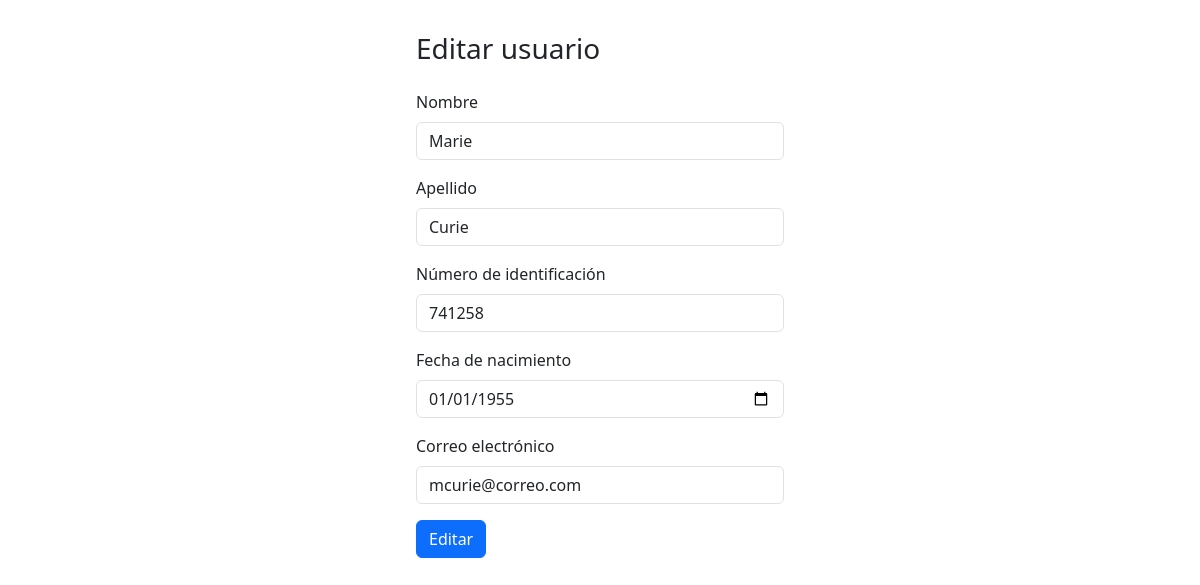
/editarUsuario-view.php?id=7, run on the app's committed database.
### tables this page shows
CREATE TABLE `persona` (
  `id` int(11) NOT NULL,
  `nombre` varchar(200) NOT NULL,
  `apellido` varchar(200) NOT NULL,
  `cc` int(100) NOT NULL,
  `fecha_nac` date NOT NULL,
  `email` varchar(200) NOT NULL
);

### controller/editar.php (called while the page is built, shortened)
<?php
include_once (__DIR__ . '/../model/conexion.php');
include_once (__DIR__ . '/../model/obtenerDatos.php');
if ($_SERVER['REQUEST_METHOD'] === 'POST') {
    var_dump($_POST);
    $id = $_POST['id'] ?? null;
    if (empty($id) || !is_numeric($id) || intval($id) <= 0) {
        die("ID no válido o no proporcionado.");
    }
    $id = intval($id);
    $id = $_POST["id"] ?? null;
    $nombre = $_POST["nombre"] ?? null;
    $apellido = $_POST["apellido"] ?? null;
    $cc = $_POST["cc"] ?? null;
    $fecha_nac = $_POST["fecha-nacimiento"] ?? null;
    $email = $_POST["email"] ?? null;
    if (empty($nombre) || empty($apellido) || empty($cc) || empty($fecha_nac) || empty($email)) {
        die("Todos los campos son obligatorios.");
    }
     $exito = actualizarUsuario($conexion, $id, $nombre, $apellido, $cc, $fecha_nac, $email);
     if ($exito) {
         header("Location: ../index.php?mensaje=Usuario actualizado con éxito");
         exit();
     } else {
         header("Location: ../index.php?mensaje=Error al actualizar el usuario");
         exit();
     }
} else {
    $id = $_GET["id"] ?? null;
    $id = intval($id);
    $persona = obtenerPersonaPorId($conexion, $id);
}
?>

### model/obtenerDatos.php (called while the page is built, shortened)
<?php
function obtenerPersonaPorId($conexion, $id) {
    $stmt = $conexion->prepare("SELECT * FROM persona WHERE id = ?");
    if (!$stmt->bind_param("i", $id)) {
        die("Error en el binding de parámetros: " . $stmt->error);
    }
    if (!$stmt->execute()) {
        die("Error al ejecutar la consulta: " . $stmt->error);
    }
    $resultado = $stmt->get_result();
    return $resultado->fetch_object();
}

### editarUsuario-view.php (the view, shortened to what this page needs)
<?php
include_once "controller/editar.php";
?>
<!DOCTYPE html>
<html lang="en">
<head>
    <link href="https://cdn.jsdelivr.net/npm/bootstrap@5.3.3/dist/css/bootstrap.min.css" rel="stylesheet">
</head>
<body>
    <form class="col-4 p-3 m-auto" method="POST" action="controller/editar.php">
        <h3 class="py-3">Editar usuario</h3>
        <div class="mb-3">
            <label for="nombre" class="form-label">Nombre</label>
            <input type="text" class="form-control" name="nombre" value="<?= htmlspecialchars($persona->nombre) ?>">
        </div>
        <div class="mb-3">
            <label for="apellido" class="form-label">Apellido</label>
            <input type="text" class="form-control" name="apellido" value="<?= htmlspecialchars($persona->apellido) ?>">
        </div>
        <div class="mb-3">
            <label for="cc" class="form-label">Número de identificación</label>
            <input type="number" class="form-control" name="cc" value="<?= htmlspecialchars($persona->cc) ?>">
        </div>
        <div class="mb-3">
            <label for="fecha-nacimiento" class="form-label">Fecha de nacimiento</label>
            <input type="date" class="form-control" name="fecha-nacimiento" value="<?= htmlspecialchars($persona->fecha_nac) ?>">
        </div>
        <div class="mb-3">
            <label for="email" class="form-label">Correo electrónico</label>
            <input type="email" class="form-control" name="email" value="<?= htmlspecialchars($persona->email) ?>">
        </div>
        <button type="submit" class="btn btn-primary" name="btneditar" value="ok">Editar</button>
    </form>
</body>
</html>

### data on the page
persona: nombre "Marie", apellido "Curie", cc "741258", fecha-nacimiento "01/01/1955", email "mcurie@correo.com"
